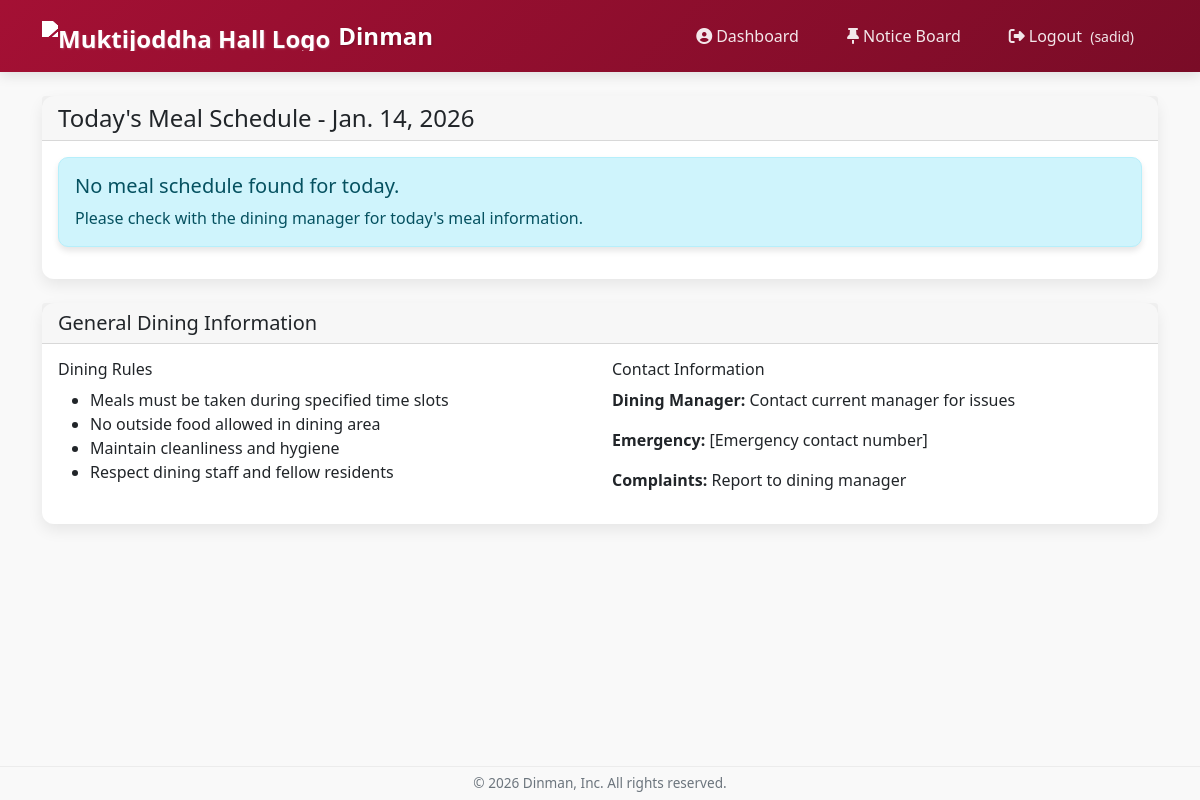
The app's page /meal-schedule/ (signed in), older data.
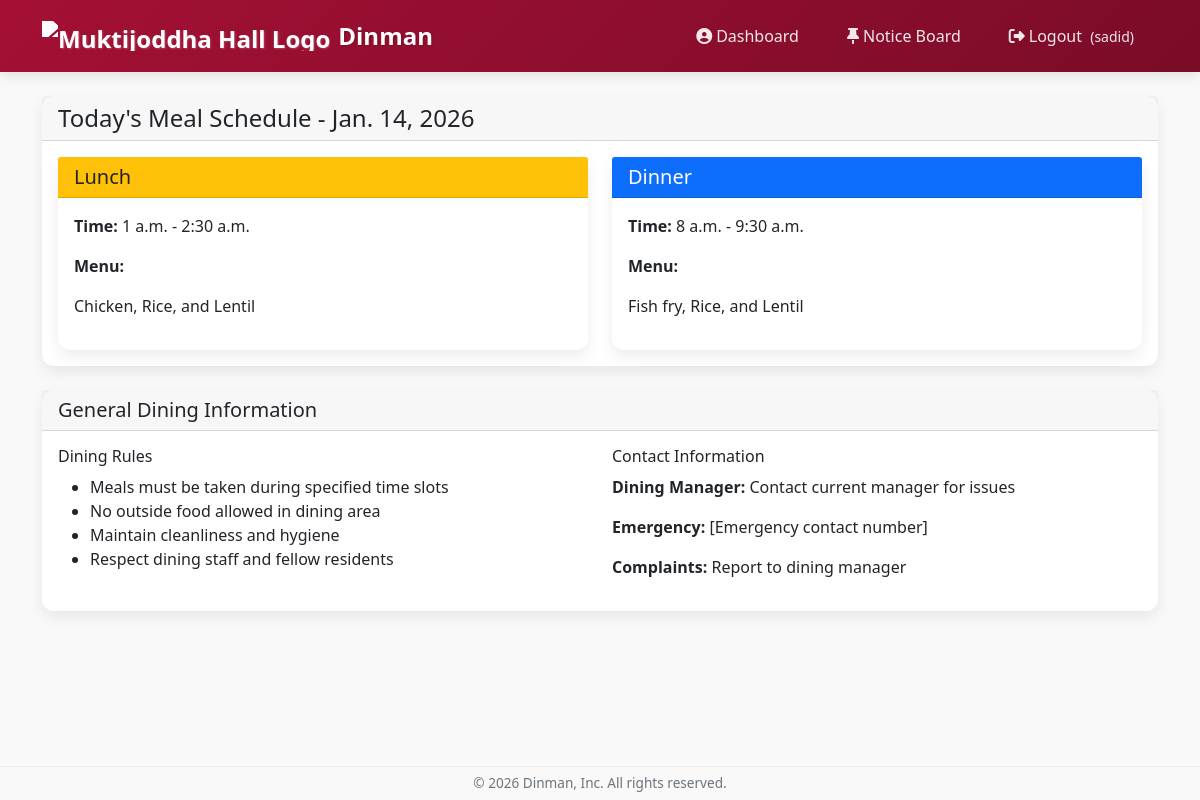
The same page, newer data.
### dining/models.py (models this page shows, shortened)
class MealSchedule(models.Model):
    date = models.DateField(unique=True)
    noon_meal_items = models.TextField()
    dinner_meal_items = models.TextField()
    noon_start_time = models.TimeField()
    noon_end_time = models.TimeField()
    dinner_start_time = models.TimeField()
    dinner_end_time = models.TimeField()

### dining/views.py (the view)
# urls.py: path('meal-schedule/', views.meal_schedule, name='meal_schedule'),
def meal_schedule(request):
    today = timezone.now().date()
    schedule = MealSchedule.objects.filter(date=today).first()
    context = {
        'schedule': schedule,
        'today': today,
    }
    return render(request, 'dining/meal_schedule.html', context)

### dining/templates/dining/meal_schedule.html
{% extends 'base.html' %}
{% block content %}
<div class="container mt-4">
    <div class="card">
        <div class="card-header">
            <h4 class="mb-0">Today's Meal Schedule - {{ today }}</h4>
        </div>
        <div class="card-body">
            {% if schedule %}
            <div class="row">
                <div class="col-md-6">
                    <div class="card">
                        <div class="card-header bg-warning text-dark">
                            <h5 class="mb-0">Lunch</h5>
                        </div>
                        <div class="card-body">
                            <p><strong>Time:</strong> {{ schedule.noon_start_time }} - {{ schedule.noon_end_time }}</p>
                            <p><strong>Menu:</strong></p>
                            <p>{{ schedule.noon_meal_items|linebreaks }}</p>
                        </div>
                    </div>
                </div>
                <div class="col-md-6">
                    <div class="card">
                        <div class="card-header bg-primary text-white">
                            <h5 class="mb-0">Dinner</h5>
                        </div>
                        <div class="card-body">
                            <p><strong>Time:</strong> {{ schedule.dinner_start_time }} - {{ schedule.dinner_end_time }}</p>
                            <p><strong>Menu:</strong></p>
                            <p>{{ schedule.dinner_meal_items|linebreaks }}</p>
                        </div>
                    </div>
                </div>
            </div>
            {% else %}
            <div class="alert alert-info">
                <h5>No meal schedule found for today.</h5>
                <p class="mb-0">Please check with the dining manager for today's meal information.</p>
            </div>
            {% endif %}
        </div>
    </div>
    <div class="card mt-4">
        <div class="card-header">
            <h5 class="mb-0">General Dining Information</h5>
        </div>
        <div class="card-body">
            <div class="row">
                <div class="col-md-6">
                    <h6>Dining Rules</h6>
                    <ul>
                        <li>Meals must be taken during specified time slots</li>
                        <li>No outside food allowed in dining area</li>
                        <li>Maintain cleanliness and hygiene</li>
                        <li>Respect dining staff and fellow residents</li>
                    </ul>
                </div>
                <div class="col-md-6">
                    <h6>Contact Information</h6>
                    <p><strong>Dining Manager:</strong> Contact current manager for issues</p>
                    <p><strong>Emergency:</strong> [Emergency contact number]</p>
                    <p><strong>Complaints:</strong> Report to dining manager</p>
                </div>
            </div>
        </div>
    </div>
</div>
{% endblock %}

Row changes from the older to the newer data that the page shows:
now on this page (row edited): MealSchedule: noon_start_time "1 a.m.", noon_end_time "2:30 a.m.", noon_meal_items "Chicken, Rice, and Lentil", dinner_start_time "8 a.m.", dinner_end_time "9:30 a.m.", dinner_meal_items "Fish fry, Rice, and Lentil"
Text that changed along with them:
text no longer shown: "No meal schedule found for today. Please check with the dining manager for today's meal information."
text now shown: "Lunch Time: - Menu: Dinner Time: - Menu:"
